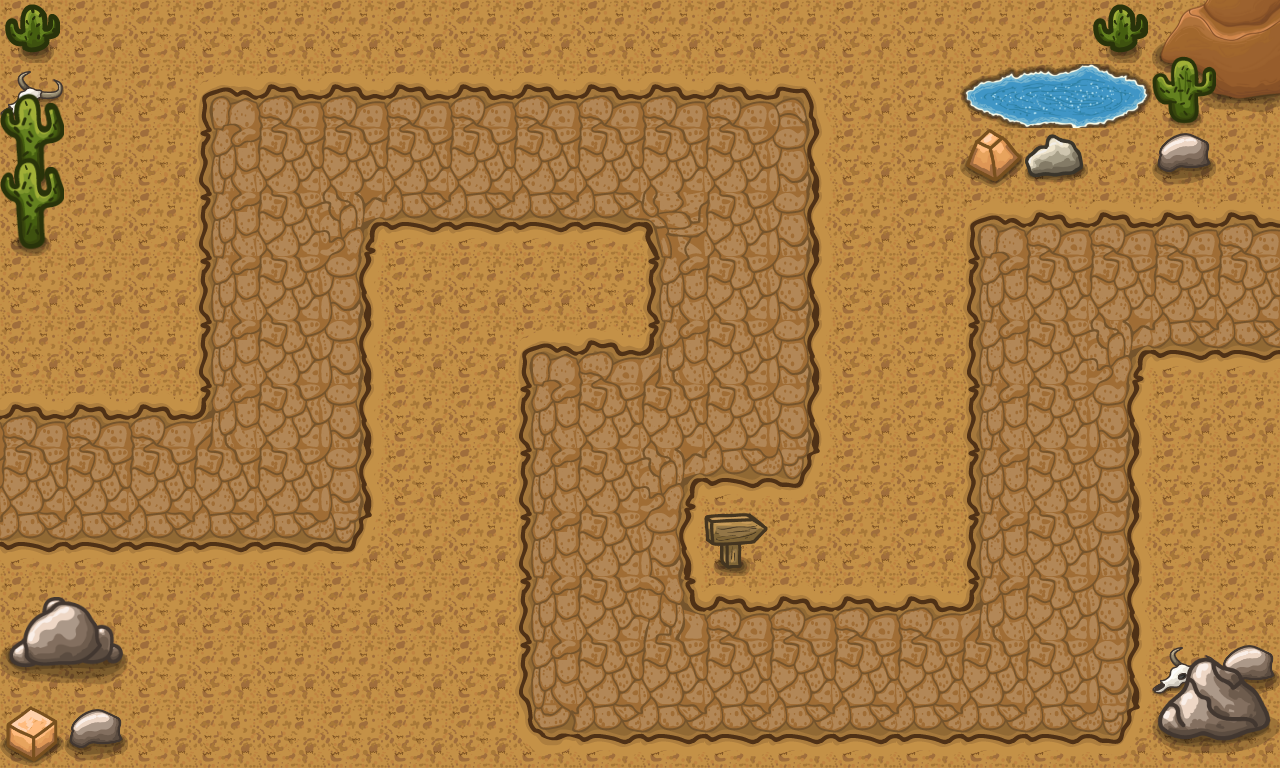

Tiled map render using the project's own tile images. Description and the whole map definition, tile-layer contents included, below:
An orthogonal 20x12 tile map with 64x64 px tiles, 5 tile layers (Dirt, Path, Details1, Details2, ...).

<map version="1.10" tiledversion="1.10.2" orientation="orthogonal" renderorder="right-down" width="20" height="12" tilewidth="64" tileheight="64" infinite="0" nextlayerid="7" nextobjectid="1">
 <tileset firstgid="1" source="../OneDrive/Desktop/PersonalProjects/TowerDefenseGame/assets/BASE/TILESET/tileset.tsx" />
 <layer id="1" name="Dirt" width="20" height="12">
  <data encoding="csv">
16,16,16,16,16,16,16,16,16,16,16,16,16,16,16,16,16,16,16,16,
16,16,16,16,16,16,16,16,16,16,16,16,16,16,16,16,16,16,16,16,
16,16,16,16,16,16,16,16,16,16,16,16,16,16,16,16,16,16,16,16,
16,16,16,16,16,16,16,16,16,16,16,16,16,16,16,16,16,16,16,16,
16,16,16,16,16,16,16,16,16,16,16,16,16,16,16,16,16,16,16,16,
16,16,16,16,16,16,16,16,16,16,16,16,16,16,16,16,16,16,16,16,
16,16,16,16,16,16,16,16,16,16,16,16,16,16,16,16,16,16,16,16,
16,16,16,16,16,16,16,16,16,16,16,16,16,16,16,16,16,16,16,16,
16,16,16,16,16,16,16,16,16,16,16,16,16,16,16,16,16,16,16,16,
16,16,16,16,16,16,16,16,16,16,16,16,16,16,16,16,16,16,16,16,
16,16,16,16,16,16,16,16,16,16,16,16,16,16,16,16,16,16,16,16,
16,16,16,16,16,16,16,16,16,16,16,16,16,16,16,16,16,16,16,16
</data>
 </layer>
 <layer id="3" name="Path" width="20" height="12">
  <data encoding="csv">
0,0,0,0,0,0,0,0,0,0,0,0,0,0,0,0,0,0,127,128,
0,0,0,4,5,5,5,5,5,5,5,5,6,0,0,133,134,135,141,142,
0,0,0,18,19,19,19,19,19,19,19,19,20,0,0,44,0,0,0,0,
0,0,0,18,19,22,33,33,33,33,21,19,20,0,0,4,5,5,5,5,
0,0,0,18,19,20,0,0,0,0,18,19,20,0,0,18,19,19,19,19,
0,0,0,18,19,20,0,0,4,5,7,19,20,0,0,18,19,22,33,33,
5,5,5,7,19,20,0,0,18,19,19,19,20,0,0,18,19,20,0,0,
19,19,19,19,19,20,0,0,18,19,22,33,34,0,0,18,19,20,0,0,
33,33,33,33,33,34,0,0,18,19,20,0,0,0,0,18,19,20,0,0,
0,0,0,0,0,0,0,0,18,19,8,5,5,5,5,7,19,20,0,0,
0,0,0,0,0,0,0,0,18,19,19,19,19,19,19,19,19,20,48,46,
0,0,0,0,0,0,0,0,32,33,33,33,33,33,33,33,33,34,0,0
</data>
 </layer>
 <layer id="4" name="Details1" width="20" height="12">
  <data encoding="csv">
49,0,0,0,0,0,0,0,0,0,0,0,0,0,0,0,0,0,58,0,
48,0,0,0,0,0,0,0,0,0,0,0,0,0,0,0,0,0,72,0,
16,0,0,0,0,0,0,0,0,0,0,0,0,0,0,0,0,0,0,0,
0,0,0,0,0,0,0,0,0,0,0,0,0,0,0,0,0,0,0,0,
0,0,0,0,0,0,0,0,0,0,0,0,0,0,0,0,0,0,0,0,
0,0,0,0,0,0,0,0,0,0,0,0,0,0,0,0,0,0,0,0,
0,0,0,0,0,0,0,0,0,0,0,0,0,0,0,0,0,0,0,0,
0,0,0,0,0,0,0,0,0,0,0,0,0,0,0,0,0,0,0,0,
0,0,0,0,0,0,0,0,0,0,0,0,0,0,0,0,0,0,0,0,
0,0,0,0,0,0,0,0,0,0,0,0,0,0,0,0,0,0,0,0,
0,0,0,0,0,0,0,0,0,0,0,0,0,0,0,0,0,0,87,88,
0,0,0,0,0,0,0,0,0,0,0,0,0,0,0,0,0,0,101,102
</data>
 </layer>
 <layer id="5" name="Details2" width="20" height="12">
  <data encoding="csv">
0,0,0,0,0,0,0,0,0,0,0,0,0,0,0,0,0,49,0,0,
57,0,0,0,0,0,0,0,0,0,0,0,0,0,0,0,0,0,0,0,
71,0,0,0,0,0,0,0,0,0,0,0,0,0,0,0,43,0,46,0,
0,0,0,0,0,0,0,0,0,0,0,0,0,0,0,0,0,0,0,0,
0,0,0,0,0,0,0,0,0,0,0,0,0,0,0,0,0,0,0,0,
0,0,0,0,0,0,0,0,0,0,0,0,0,0,0,0,0,0,0,0,
0,0,0,0,0,0,0,0,0,0,0,0,0,0,0,0,0,0,0,0,
0,0,0,0,0,0,0,0,0,0,0,0,0,0,0,0,0,0,0,0,
0,0,0,0,0,0,0,0,0,0,0,47,0,0,0,0,0,0,0,0,
0,0,0,0,0,0,0,0,0,0,0,0,0,0,0,0,0,0,0,0,
0,0,0,0,0,0,0,0,0,0,0,0,0,0,0,0,0,0,0,0,
0,0,0,0,0,0,0,0,0,0,0,0,0,0,0,0,0,0,0,0
</data>
 </layer>
 <layer id="6" name="Details3" width="20" height="12">
  <data encoding="csv">
0,0,0,0,0,0,0,0,0,0,0,0,0,0,0,0,0,0,0,0,
0,0,0,0,0,0,0,0,0,0,0,0,0,0,0,0,0,0,0,0,
57,0,0,0,0,0,0,0,0,0,0,0,0,0,0,0,0,0,0,0,
71,0,0,0,0,0,0,0,0,0,0,0,0,0,0,0,0,0,0,0,
0,0,0,0,0,0,0,0,0,0,0,0,0,0,0,0,0,0,0,0,
0,0,0,0,0,0,0,0,0,0,0,0,0,0,0,0,0,0,0,0,
0,0,0,0,0,0,0,0,0,0,0,0,0,0,0,0,0,0,0,0,
0,0,0,0,0,0,0,0,0,0,0,0,0,0,0,0,0,0,0,0,
0,0,0,0,0,0,0,0,0,0,0,0,0,0,0,0,0,0,0,0,
93,94,0,0,0,0,0,0,0,0,0,0,0,0,0,0,0,0,0,0,
107,108,0,0,0,0,0,0,0,0,0,0,0,0,0,0,0,0,0,0,
45,46,0,0,0,0,0,0,0,0,0,0,0,0,0,0,0,0,0,0
</data>
 </layer>
</map>
